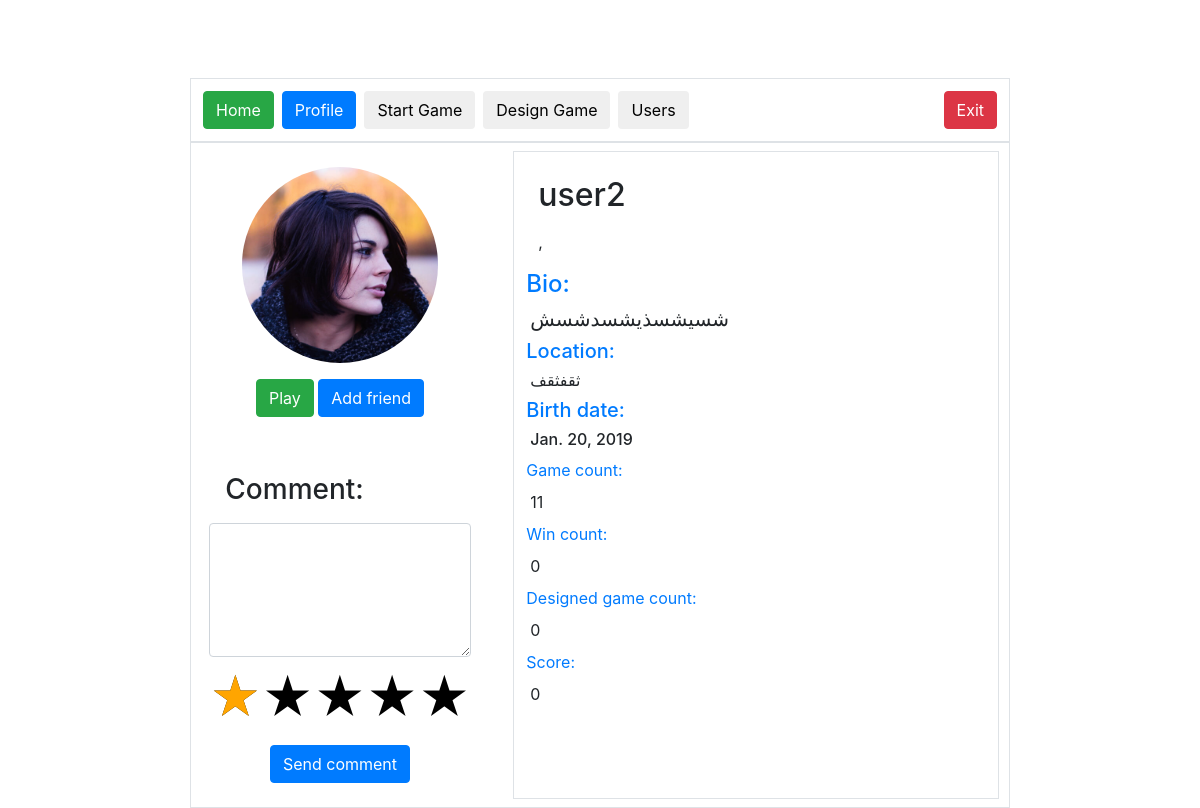
Page /profile/ (signed in) on the committed database.
### game_backend/models.py (models this page shows)
class Profile(models.Model):
    user = models.OneToOneField(User, on_delete=models.CASCADE)
    bio = models.TextField(max_length=500, blank=True)
    location = models.CharField(max_length=30, blank=True)
    birth_date = models.DateField(null=True, blank=True)
    game_count = models.IntegerField(default=0, blank=False, null=False)
    win_count = models.IntegerField(default=0, blank=False, null=False)
    designed_game_count = models.IntegerField(default=0, blank=False, null=False)
    score = models.IntegerField(default=0, blank=False, null=False)
    is_online = models.BooleanField(default=False)
    avatar = models.ImageField(upload_to='static/img/list-icons',
                               blank=True,
                               null=True,
                               verbose_name="avatar")
    date_added = models.DateField()

### game_backend/views.py (the view)
# urls.py: path('profile/', get_profile),
def get_profile(request, id=None):
    template = loader.get_template('profile.html')
    if id:
        profile = Profile.objects.get(id=id)
    else:
        user = User.objects.get(id=request.user.id)
        profile = Profile.objects.get(user=user)
    context = {'profile' : profile}
    return HttpResponse(template.render(context, request))

### templates/profile.html (shortened to what this page needs)
{% extends 'base.html' %}
{% block tabs %}
    <a href="/">
        <button type="button" class="btn btn-success float-left m-1">Home</button>
    </a>
    <a href="#">
        <button type="button" class="btn btn-primary float-left m-1">Profile</button>
    </a>
    <a href="/all-games/">
        <button type="button" class="btn float-left m-1">Start Game</button>
    </a>
    <a href="/design-game/">
        <button type="button" class="btn float-left m-1">Design Game</button>
    </a>
    <a href="/all-users/">
        <button type="button" class="btn float-left m-1">Users</button>
    </a>
{% endblock %}
{% block page_content %}
    <div class="row">
        <div class="col-md-8 mx-auto text-center border p-2">
            <div class="row">
                <div class="col-md-4 mx-auto text-center  p-2">
                    <img class="img-fluid rounded-circle w-75 m-2 mx-auto" src={{ profile.avatar.url }}>
                    <a href="#" class="btn btn-success mx-auto m-2">Play</a>
                    <button id="add_friend" href="#" class="btn btn-primary mx-auto m-2">Add friend</button>
                    <div class="form-group">
                        <p class="m-3 mt-5 h3 text-left ">Comment:</p>
                        <textarea class="form-control" rows="5" id="comment"></textarea>
                    </div>
                    <div class="float-left">
                        <form class="rating">
                            <label>
                                <span class="icon">★</span>
                            </label>
                            <label>
                                <span class="icon">★</span>
                                <span class="icon">★</span>
                            </label>
                            <label>
                                <span class="icon">★</span>
                                <span class="icon">★</span>
                                <span class="icon">★</span>
                            </label>
                            <label>
                                <span class="icon">★</span>
                                <span class="icon">★</span>
                                <span class="icon">★</span>
                                <span class="icon">★</span>
                            </label>
                            <label>
                                <span class="icon">★</span>
                                <span class="icon">★</span>
                                <span class="icon">★</span>
                                <span class="icon">★</span>
                                <span class="icon">★</span>
                            </label>
                        </form>
                    </div>
                    <button id="user_review" href="#" class="btn btn-primary mx-auto m-2">Send comment</button>
                </div>
                <div class="col-md-7 mx-auto text-center border p-2">
                    <p class="m-3 h2 text-left" id="username_box">{{ profile.user.username }} </p>
                    <p class="m-3 text-left ">{{ profile.user.first_name }},{{ profile.user.last_name }} </p>
                    <p class="m-1 h4 text-primary text-left">Bio:</p>
                    <p class="m-2 h5 text-left">{{ profile.bio }} </p>
                    <p class="m-1 h5 text-primary text-left">Location:</p>
                    <p class="m-2 h6 text-left">{{ profile.location }} </p>
                    <p class="m-1 h5 text-primary text-left">Birth date:</p>
                    <p class="m-2 h6 text-left">{{ profile.birth_date }} </p>
                    <p class="m-1 text-primary text-left">Game count:</p>
                    <p class="m-2 text-left">{{ profile.game_count }} </p>
                    <p class="m-1 text-primary text-left">Win count:</p>
                    <p class="m-2 text-left">{{ profile.win_count }} </p>
                    <p class="m-1 text-primary text-left">Designed game count:</p>
                    <p class="m-2 text-left">{{ profile.designed_game_count }} </p>
                    <p class="m-1 text-primary text-left">Score:</p>
                    <p class="m-2 text-left">{{ profile.score }} </p>
                </div>
            </div>
        </div>
    </div>
{% endblock %}

### game_backend/static/game.css (style rules this page uses)
body { padding-top: 70px; }
.rating { display: inline-block; position: relative; height: 50px; line-height: 50px; font-size: 50px; }
.rating label { position: absolute; top: 0; left: 0; height: 100%; cursor: pointer; }
.rating label:last-child { position: static; }
.rating label:nth-child(1) { z-index: 5; }
.rating label:nth-child(2) { z-index: 4; }
.rating label:nth-child(3) { z-index: 3; }
.rating label:nth-child(4) { z-index: 2; }
.rating label:nth-child(5) { z-index: 1; }
.rating label .icon { float: left; color: transparent; }
.rating label:last-child .icon { color: #000; }

### rows in the picture
Profile: avatar (picture), user.username "user2", bio "شسیشسذیشسدشسش", location "ثقفثقف", birth_date "Jan. 20, 2019", game_count "11", win_count "0", designed_game_count "0", score "0"
